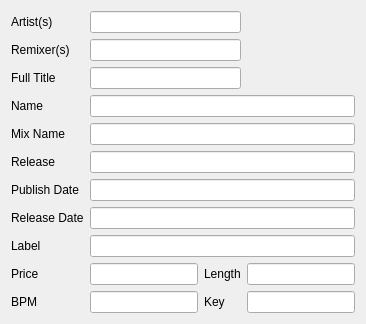
<?xml version="1.0" encoding="UTF-8"?>
<ui version="4.0">
 <class>TrackInfosView</class>
 <widget class="QWidget" name="TrackInfosView">
  <property name="windowTitle">
   <string>Form</string>
  </property>
  <layout class="QGridLayout" name="gridLayout">
   <item row="15" column="2" colspan="3">
    <widget class="QLineEdit" name="d_releaseDate"/>
   </item>
   <item row="16" column="0">
    <widget class="QLabel" name="label_9">
     <property name="text">
      <string>Label</string>
     </property>
    </widget>
   </item>
   <item row="18" column="0">
    <widget class="QLabel" name="label_12">
     <property name="text">
      <string>BPM</string>
     </property>
    </widget>
   </item>
   <item row="18" column="3">
    <widget class="QLabel" name="label_8">
     <property name="text">
      <string>Key</string>
     </property>
    </widget>
   </item>
   <item row="18" column="2">
    <widget class="QLineEdit" name="d_bpm"/>
   </item>
   <item row="18" column="4">
    <widget class="QLineEdit" name="d_key"/>
   </item>
   <item row="15" column="0">
    <widget class="QLabel" name="label_10">
     <property name="text">
      <string>Release Date</string>
     </property>
    </widget>
   </item>
   <item row="4" column="2" colspan="3">
    <widget class="QLineEdit" name="d_name"/>
   </item>
   <item row="10" column="2" colspan="3">
    <widget class="QLineEdit" name="d_publishdate"/>
   </item>
   <item row="5" column="2" colspan="3">
    <widget class="QLineEdit" name="d_mixname"/>
   </item>
   <item row="10" column="0">
    <widget class="QLabel" name="label_3">
     <property name="text">
      <string>Publish Date</string>
     </property>
    </widget>
   </item>
   <item row="5" column="0">
    <widget class="QLabel" name="label_4">
     <property name="text">
      <string>Mix Name</string>
     </property>
    </widget>
   </item>
   <item row="4" column="0">
    <widget class="QLabel" name="label_5">
     <property name="text">
      <string>Name</string>
     </property>
    </widget>
   </item>
   <item row="16" column="2" colspan="3">
    <widget class="QLineEdit" name="d_label"/>
   </item>
   <item row="17" column="4">
    <widget class="QLineEdit" name="d_length"/>
   </item>
   <item row="17" column="3">
    <widget class="QLabel" name="label_2">
     <property name="text">
      <string>Length</string>
     </property>
    </widget>
   </item>
   <item row="17" column="2">
    <widget class="QLineEdit" name="d_price"/>
   </item>
   <item row="17" column="0">
    <widget class="QLabel" name="label">
     <property name="text">
      <string>Price</string>
     </property>
    </widget>
   </item>
   <item row="8" column="0">
    <widget class="QLabel" name="label_6">
     <property name="text">
      <string>Release</string>
     </property>
    </widget>
   </item>
   <item row="8" column="2" colspan="3">
    <widget class="QLineEdit" name="d_release"/>
   </item>
   <item row="1" column="0">
    <widget class="QLabel" name="label_7">
     <property name="text">
      <string>Artist(s)</string>
     </property>
    </widget>
   </item>
   <item row="2" column="0">
    <widget class="QLabel" name="label_11">
     <property name="text">
      <string>Remixer(s)</string>
     </property>
    </widget>
   </item>
   <item row="3" column="0">
    <widget class="QLabel" name="label_13">
     <property name="text">
      <string>Full Title</string>
     </property>
    </widget>
   </item>
   <item row="1" column="2" colspan="2">
    <widget class="QLineEdit" name="d_artists"/>
   </item>
   <item row="2" column="2" colspan="2">
    <widget class="QLineEdit" name="d_remixers"/>
   </item>
   <item row="3" column="2" colspan="2">
    <widget class="QLineEdit" name="d_title"/>
   </item>
   <item row="1" column="4" rowspan="3">
    <widget class="QLabel" name="imageArea">
     <property name="text">
      <string/>
     </property>
    </widget>
   </item>
  </layout>
 </widget>
 <resources/>
 <connections/>
 <designerdata>
  <property name="gridDeltaX">
   <number>10</number>
  </property>
  <property name="gridDeltaY">
   <number>10</number>
  </property>
  <property name="gridSnapX">
   <bool>true</bool>
  </property>
  <property name="gridSnapY">
   <bool>true</bool>
  </property>
  <property name="gridVisible">
   <bool>true</bool>
  </property>
 </designerdata>
</ui>
